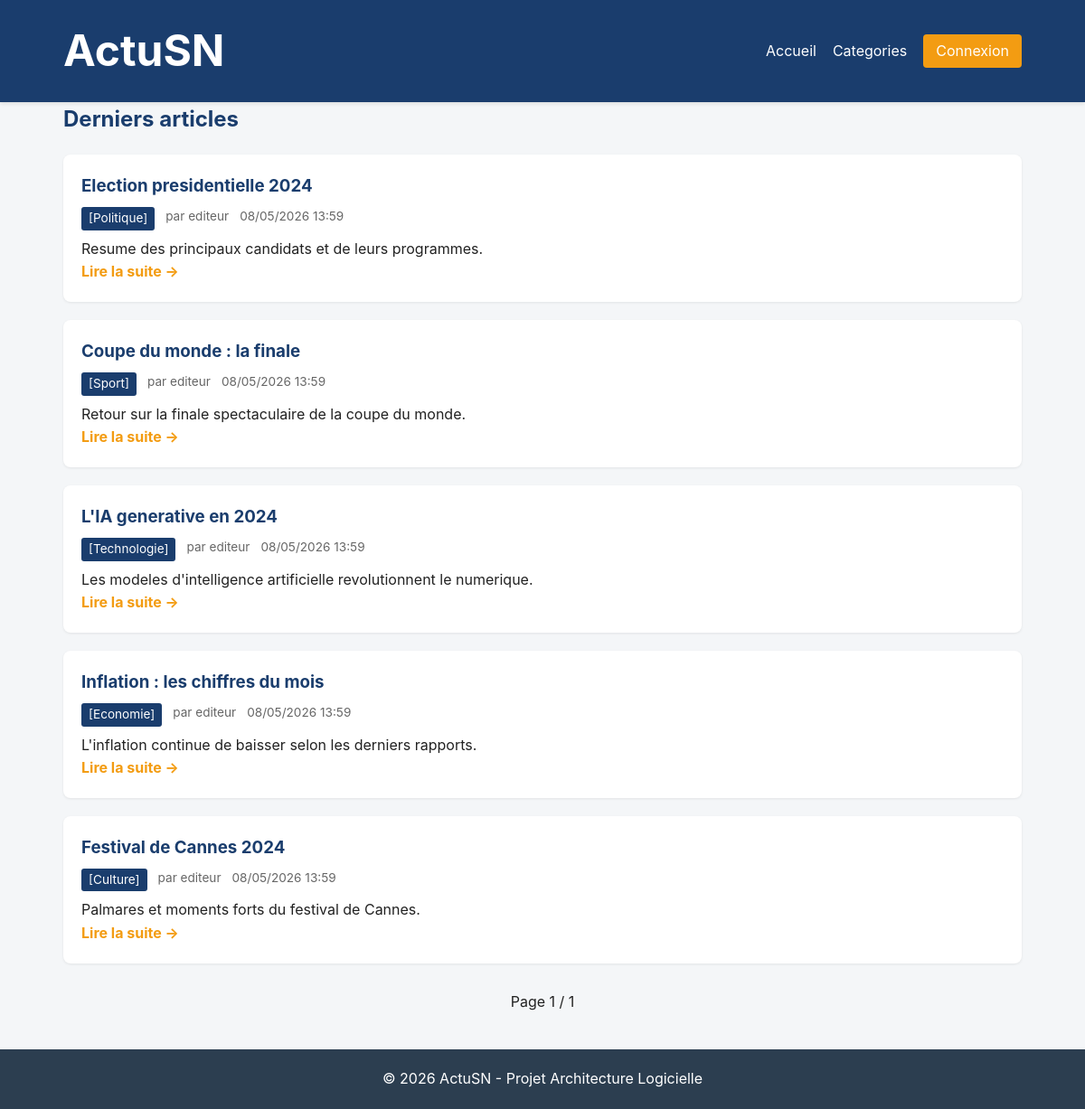
The page / on the database its author committed.
### tables this page shows
CREATE TABLE articles (
    id           INT AUTO_INCREMENT PRIMARY KEY,
    titre        VARCHAR(200) NOT NULL,
    description  TEXT NOT NULL,
    contenu      LONGTEXT NOT NULL,
    image        VARCHAR(255) DEFAULT NULL,
    categorie_id INT NOT NULL,
    auteur_id    INT NOT NULL,
    created_at   DATETIME DEFAULT CURRENT_TIMESTAMP,
    updated_at   DATETIME DEFAULT CURRENT_TIMESTAMP ON UPDATE CURRENT_TIMESTAMP,
    FOREIGN KEY (categorie_id) REFERENCES categories(id) ON DELETE CASCADE,
    FOREIGN KEY (auteur_id)    REFERENCES users(id)      ON DELETE CASCADE
);

CREATE TABLE categories (
    id          INT AUTO_INCREMENT PRIMARY KEY,
    nom         VARCHAR(100) NOT NULL UNIQUE,
    description TEXT,
    created_at  DATETIME DEFAULT CURRENT_TIMESTAMP
);

CREATE TABLE users (
    id          INT AUTO_INCREMENT PRIMARY KEY,
    login       VARCHAR(50)  NOT NULL UNIQUE,
    password    VARCHAR(255) NOT NULL,
    nom         VARCHAR(100) NOT NULL,
    prenom      VARCHAR(100) NOT NULL,
    email       VARCHAR(150) NOT NULL UNIQUE,
    role        ENUM('visiteur','editeur','admin') NOT NULL DEFAULT 'visiteur',
    created_at  DATETIME DEFAULT CURRENT_TIMESTAMP
);

### src/Core/Controller.php (called while the page is built, shortened)
<?php
abstract class Controller
{
    protected function render(string $view, array $data = [], string $layout = 'main'): void
    {
        extract($data);
        require __DIR__ . '/../Views/' . $view . '.php';
        $content = ob_get_clean();
        require __DIR__ . '/../Views/layouts/' . $layout . '.php';
    }
}

### src/Controllers/HomeController.php (called while the page is built, shortened)
<?php
class HomeController extends Controller
{
    public function index(): void
    {
        $page    = max(1, (int) ($_GET['page'] ?? 1));
        $perPage = ARTICLES_PER_PAGE;
        $total   = Article::count();
        $pages   = (int) max(1, ceil($total / $perPage));
        $articles = Article::paginate($page, $perPage);
        $categories = Categorie::all();
        $this->render('articles/accueil', compact('articles', 'page', 'pages', 'categories'));
    }
}

### public/index.php (called while the page is built, shortened)
<?php
require __DIR__ . '/../src/Core/autoload.php';
$router = new Router();
$router->get('/',                  [HomeController::class,      'index']);
$router->get('/article/{id}',      [ArticleController::class,   'show']);
$router->get('/categorie/{id}',    [ArticleController::class,   'byCategorie']);
$router->get('/login',             [AuthController::class,      'showLogin']);
$router->post('/login',            [AuthController::class,      'login']);
$router->get('/logout',            [AuthController::class,      'logout']);
$router->get('/admin/articles',                 [ArticleController::class, 'manage']);
$router->post('/admin/articles',                [ArticleController::class, 'store']);
$router->post('/admin/articles/{id}/update',    [ArticleController::class, 'update']);
$router->post('/admin/articles/{id}/delete',    [ArticleController::class, 'delete']);
$router->get('/admin/categories',               [CategorieController::class, 'manage']);
$router->post('/admin/categories',              [CategorieController::class, 'store']);
$router->post('/admin/categories/{id}/update',  [CategorieController::class, 'update']);
$router->post('/admin/categories/{id}/delete',  [CategorieController::class, 'delete']);
$router->get('/admin/users',                    [UserController::class, 'manage']);
$router->post('/admin/users',                   [UserController::class, 'store']);
$router->post('/admin/users/{id}/update',       [UserController::class, 'update']);
$router->post('/admin/users/{id}/delete',       [UserController::class, 'delete']);
$router->get('/admin/tokens',                   [TokenController::class, 'manage']);
$router->post('/admin/tokens',                  [TokenController::class, 'generate']);
$router->post('/admin/tokens/{id}/delete',      [TokenController::class, 'delete']);
$router->dispatch($_SERVER['REQUEST_METHOD'], $_SERVER['REQUEST_URI']);

### src/Core/autoload.php (called while the page is built, shortened)
<?php
spl_autoload_register(function (string $class) {
    $prefix = 'App\\';
    $baseDir = __DIR__ . '/../';
    $relative = substr($class, strlen($prefix));
    $file = $baseDir . str_replace('\\', '/', $relative) . '.php';
});

### src/Core/Database.php (called while the page is built, shortened)
<?php
class Database
{
    private static ?PDO $instance = null;
    public static function getConnection(): PDO
    {
        if (self::$instance === null) {
            $dsn = 'mysql:host=' . DB_HOST . ';dbname=' . DB_NAME . ';charset=' . DB_CHARSET;
            try {
                self::$instance = new PDO($dsn, DB_USER, DB_PASS, [
                    PDO::ATTR_ERRMODE            => PDO::ERRMODE_EXCEPTION,
                    PDO::ATTR_DEFAULT_FETCH_MODE => PDO::FETCH_ASSOC,
                    PDO::ATTR_EMULATE_PREPARES   => false,
                ]);
            } catch (PDOException $e) {
                die('Erreur de connexion : ' . $e->getMessage());
            }
        }
        return self::$instance;
    }
}

### src/Models/Article.php (called while the page is built, shortened)
<?php
class Article
{
    public static function paginate(int $page = 1, int $perPage = 5): array
    {
        $offset = max(0, ($page - 1) * $perPage);
        $sql = 'SELECT a.*, c.nom AS categorie, u.login AS auteur
                FROM articles a
                JOIN categories c ON c.id = a.categorie_id
                JOIN users u      ON u.id = a.auteur_id
                ORDER BY a.created_at DESC
                LIMIT :limit OFFSET :offset';
        $stmt = Database::getConnection()->prepare($sql);
        $stmt->bindValue(':limit',  $perPage, \PDO::PARAM_INT);
        $stmt->bindValue(':offset', $offset,  \PDO::PARAM_INT);
        $stmt->execute();
        return $stmt->fetchAll();
    }
    public static function count(): int
    {
        return (int) Database::getConnection()
            ->query('SELECT COUNT(*) FROM articles')
            ->fetchColumn();
    }
}

### src/Models/Categorie.php (called while the page is built, shortened)
<?php
class Categorie
{
    public static function all(): array
    {
        return Database::getConnection()
            ->query('SELECT * FROM categories ORDER BY nom')
            ->fetchAll();
    }
}

### src/Views/articles/accueil.php (the view, shortened to what this page needs)
<h2>Derniers articles</h2>
<?php if (empty($articles)): ?>
    <p>Aucun article disponible.</p>
<?php else: ?>
    <div class="articles-list">
        <?php foreach ($articles as $a): ?>
            <article class="article-card">
                <h3><a href="<?= BASE_URL ?>/article/<?= $a['id'] ?>"><?= htmlspecialchars($a['titre']) ?></a></h3>
                <div class="article-meta">
                    <span class="categorie">[<?= htmlspecialchars($a['categorie']) ?>]</span>
                    <span class="auteur">par <?= htmlspecialchars($a['auteur']) ?></span>
                    <span class="date"><?= date('d/m/Y H:i', strtotime($a['created_at'])) ?></span>
                </div>
                <p><?= htmlspecialchars($a['description']) ?></p>
                <a href="<?= BASE_URL ?>/article/<?= $a['id'] ?>" class="read-more">Lire la suite &rarr;</a>
            </article>
        <?php endforeach; ?>
    </div>
    <div class="pagination">
        <span>Page <?= $page ?> / <?= $pages ?></span>
    </div>
<?php endif; ?>

### src/Core/Router.php (shortened to what this page needs)
<?php
class Router
{
    private array $routes = [];
    public function add(string $method, string $path, array $handler): void
    {
        $this->routes[] = [
            'method'  => strtoupper($method),
            'path'    => $path,
            'handler' => $handler,
        ];
    }
    public function dispatch(string $method, string $uri): void
    {
        $uri = parse_url($uri, PHP_URL_PATH) ?? '/';
        foreach ($this->routes as $route) {
            $pattern = '#^' . preg_replace('#\{([\w]+)\}#', '(?P<$1>[^/]+)', $route['path']) . '$#';
            if (preg_match($pattern, $uri, $matches)) {
                $params = array_filter($matches, 'is_string', ARRAY_FILTER_USE_KEY);
                [$class, $action] = $route['handler'];
                (new $class())->{$action}(...array_values($params));
                return;
            }
        }
    }
}

### src/Views/layouts/main.php (shortened to what this page needs)
<!DOCTYPE html>
<html lang="fr">
<head>
    <link rel="stylesheet" href="<?= BASE_URL ?>/assets/css/style.css">
</head>
<body>
<header class="header">
    <div class="container">
        <h1 class="logo"><a href="<?= BASE_URL ?>/"><?= APP_NAME ?></a></h1>
        <nav class="nav">
            <a href="<?= BASE_URL ?>/">Accueil</a>
            <?php if (!empty($categories ?? [])): ?>
                <div class="dropdown">
                    <a href="#">Categories</a>
                </div>
            <?php endif; ?>
            <?php if (isset($_SESSION['user'])): ?>
                <?php $role = $_SESSION['user']['role']; ?>
                <?php if (in_array($role, ['editeur','admin'], true)): ?>
                    <a href="<?= BASE_URL ?>/admin/articles">Articles</a>
                    <a href="<?= BASE_URL ?>/admin/categories">Categories admin</a>
                <?php endif; ?>
                <?php if ($role === 'admin'): ?>
                    <a href="<?= BASE_URL ?>/admin/users">Utilisateurs</a>
                    <a href="<?= BASE_URL ?>/admin/tokens">Tokens</a>
                <?php endif; ?>
                <span class="user">Bonjour, <?= htmlspecialchars($_SESSION['user']['login']) ?></span>
                <a href="<?= BASE_URL ?>/logout" class="btn-logout">Deconnexion</a>
            <?php else: ?>
                <a href="<?= BASE_URL ?>/login" class="btn-login">Connexion</a>
            <?php endif; ?>
        </nav>
    </div>
</header>
<main class="container">
    <?= $content ?>
</main>
<footer class="footer">
    <div class="container">
        <p>&copy; <?= date('Y') ?> <?= APP_NAME ?> - Projet Architecture Logicielle</p>
    </div>
</footer>
</body>
</html>

### public/assets/css/style.css (style rules this page uses)
* { box-sizing: border-box; margin: 0; padding: 0; }
body { font-family: -apple-system, BlinkMacSystemFont, "Segoe UI", Roboto, sans-serif; background: #f4f6f8; color: #222; line-height: 1.6; }
.container { max-width: 1100px; margin: 0 auto; padding: 0 20px; }
.header { background: #1a3d6d; color: #fff; padding: 18px 0; box-shadow: 0 2px 4px rgba(0,0,0,.1); }
.header .container { display: flex; align-items: center; justify-content: space-between; flex-wrap: wrap; }
.logo a { color: #fff; text-decoration: none; font-size: 1.5em; font-weight: bold; }
.nav { display: flex; gap: 18px; align-items: center; flex-wrap: wrap; }
.nav a { color: #fff; text-decoration: none; }
.btn-login, .btn-logout { background: #f39c12; padding: 6px 14px; border-radius: 4px; color: #fff !important; }
.dropdown { position: relative; }
main { padding: 30px 0; min-height: 70vh; }
h2 { margin-bottom: 20px; color: #1a3d6d; }
.articles-list { display: grid; gap: 20px; }
.article-card { background: #fff; padding: 20px; border-radius: 8px; box-shadow: 0 1px 3px rgba(0,0,0,.08); }
.article-card h3 a { color: #1a3d6d; text-decoration: none; }
.article-meta { font-size: .85em; color: #666; margin: 8px 0; display: flex; gap: 12px; flex-wrap: wrap; }
.article-meta .categorie { background: #1a3d6d; color: #fff; padding: 2px 8px; border-radius: 3px; }
.read-more { color: #f39c12; font-weight: bold; text-decoration: none; }
.pagination { margin-top: 30px; display: flex; justify-content: center; gap: 12px; align-items: center; }
.footer { background: #2c3e50; color: #fff; padding: 20px 0; margin-top: 40px; text-align: center; }

### rows shown on the page
articles: titre "Election presidentielle 2024", categorie.nom "Politique", auteur.login "editeur", created_at "08/05/2026 13:59", description "Resume des principaux candidats et de leurs programmes."
articles: titre "Coupe du monde : la finale", categorie.nom "Sport", auteur.login "editeur", created_at "08/05/2026 13:59", description "Retour sur la finale spectaculaire de la coupe du monde."
articles: titre "L'IA generative en 2024", categorie.nom "Technologie", auteur.login "editeur", created_at "08/05/2026 13:59", description "Les modeles d'intelligence artificielle revolutionnent le numerique."
articles: titre "Inflation : les chiffres du mois", categorie.nom "Economie", auteur.login "editeur", created_at "08/05/2026 13:59", description "L'inflation continue de baisser selon les derniers rapports."
articles: titre "Festival de Cannes 2024", categorie.nom "Culture", auteur.login "editeur", created_at "08/05/2026 13:59", description "Palmares et moments forts du festival de Cannes."

### other values the page prints
$pages "1"
